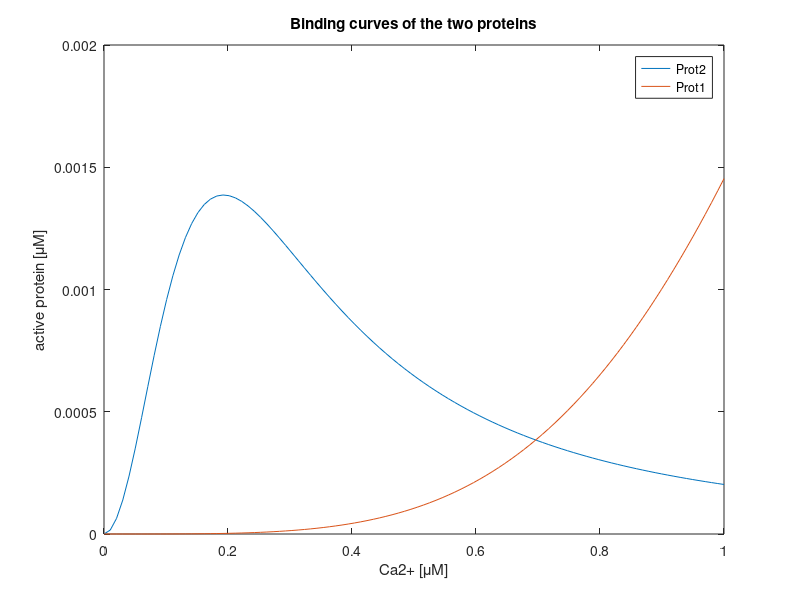

The MATLAB script that drew this image:
Cax = linspace(0, 1 , 100);
Cay = linspace(0, 1 , 100); 
K1 = 5.88;
K2 = 0.0625;
KI = 0.022;
Prot1T = 0.01;
Prot2T = 0.01;

d1 = (Prot2T .* Cax.^2) ./ ((K2 + Cax.^2) .* (1 + (Cax.^2/KI)));
d2 = (Prot1T .* Cay.^4) ./ (K1 + Cay.^4);

plot(Cax, d1);
hold on; 
plot(Cay, d2);
hold off;

xlabel('Ca2+ [\muM]');
ylabel('active protein [\muM]');
legend('Prot2' , 'Prot1');
title ('Binding curves of the two proteins');


